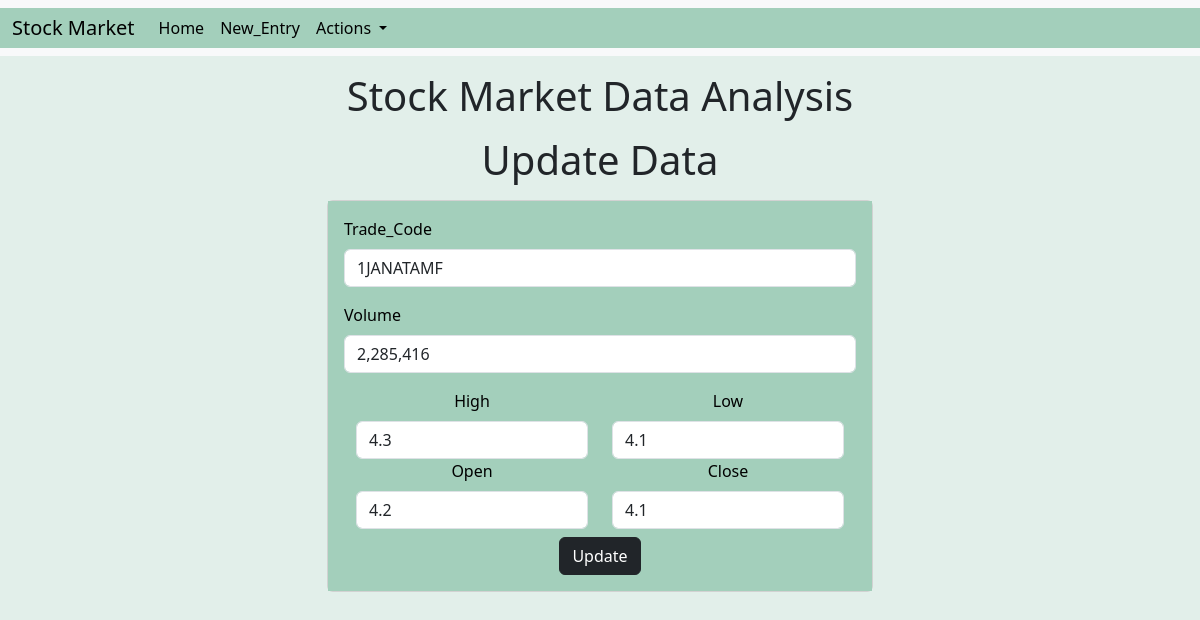
/update/30342/, run on the app's committed database.
### stockMarketAnalysis/models.py (models this page shows)
class stock_market_data(models.Model):
    date = models.DateField(editable=True)
    trade_code = models.CharField(max_length=255)
    high = models.DecimalField(max_digits=10, decimal_places=1)
    low = models.DecimalField(max_digits=10, decimal_places=1)
    open= models.DecimalField(max_digits=10, decimal_places=1)
    close= models.DecimalField(max_digits=10, decimal_places=1)
    volume = models.CharField(max_length=255)

### stockMarketAnalysis/views.py (the view)
# urls.py: path('update/<int:entity_id>/',update),
def update(request,entity_id):
    entity=stock_market_data.objects.get(pk=entity_id)
    return render(request,"update.html/",{'entity':entity})

### templates/update.html (shortened to what this page needs)
<!doctype html>
<html lang="en">
<head>
    <link href="https://cdn.jsdelivr.net/npm/bootstrap@5.3.1/dist/css/bootstrap.min.css" rel="stylesheet"
>
</head>
<body style="background-color: #e2efea;;">
    {% include "navbar.html" %}
    <h1 class="text-center my-3">Stock Market Data Analysis</h1>
    <h1 class="text-center my-3">Update Data</h1>
    <div class="container">
        <div class="row">
            <div class="col-md-6 offset-md-3">
                <div class="card ">
                    <div class="card-body" style="color:black; background-color: #a3cfbb;">
                        <form action="/do_update/{{entity.id}}/" method="POST">
                            <div class="mb-3">
                                <label for="trade_code" class="form-label">Trade_Code</label>
                                <input type="text" class="form-control" id="trade_code" name="trade_code"
                                    value={{entity.trade_code}}>
                            </div>
                            <div class="mb-3">
                                <label for="volume" class="form-label">Volume</label>
                                <input type="text" class="form-control" id="volume" name="volume"
                                    value={{entity.volume}}>
                            </div>
                            <div class="text-center">
                                <div class="container">
                                    <div class="row">
                                        <div class="col-md-6">
                                            <label for="high" class="form-label">High</label>
                                            <input type="text" class="form-control" id="high" name="high"
                                                value={{entity.high}}>
                                        </div>
                                        <div class="col-md-6">
                                            <label for="low" class="form-label">Low</label>
                                            <input type="text" class="form-control" id="low" name="low"
                                                value={{entity.low}}>
                                        </div>
                                        <div class="col-md-6">
                                            <label for="open" class="form-label">Open</label>
                                            <input type="text" class="form-control" id="open" name="open"
                                                value={{entity.open}}>
                                        </div>
                                        <div class="col-md-6">
                                            <label for="close" class="form-label">Close</label>
                                            <input type="text" class="form-control" id="close" name="close"
                                                value={{entity.close}}>
                                        </div>
                                    </div>
                                </div>
                                <button type="submit" class="btn btn-dark mt-2">Update</button>
                            </div>
                        </form>
                    </div>
                </div>
            </div>
        </div>
    </div>
</body>
</html>

### data on the page
stock_market_data: trade_code "1JANATAMF", volume "2,285,416", high "4.3", low "4.1", open "4.2", close "4.1"
